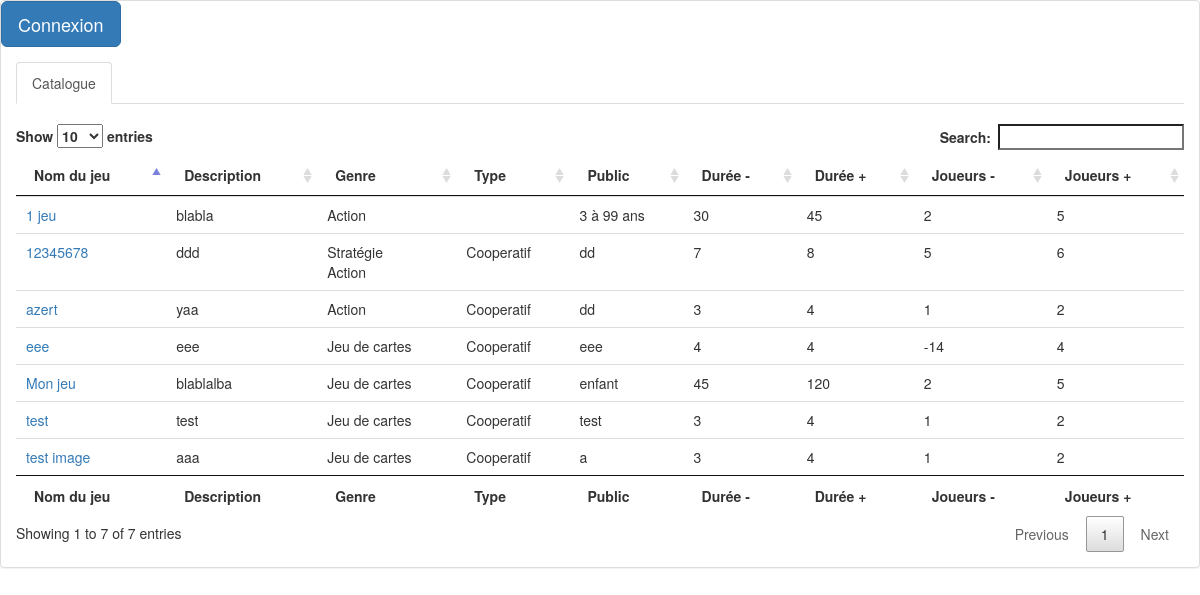
Page /catalogue/accueil on the committed database.
### catalogue/models.py (models this page shows, shortened)
class Jeux(models.Model):
    nomDuJeu = models.CharField(max_length=50,verbose_name="Nom du jeu")
    description = models.TextField(null=True,blank=True)
    dateDeCreation = models.DateTimeField(auto_now_add=True, auto_now=False,
                                verbose_name="Date de création")
    genre = models.ManyToManyField('Genre')
    typeDeJeu = models.ManyToManyField('Type',verbose_name="Type de jeu")
    public = models.CharField(max_length=50)
    nombreDeJoueurMin = models.IntegerField(verbose_name="Nombre de joueur minimum",null=True)
    nombreDeJoueurMax = models.IntegerField(verbose_name="Nombre de joueur maximum",null=True)
    dureeMin = models.IntegerField(verbose_name="Durée minimum",null=True)
    dureeMax = models.IntegerField(verbose_name="Durée maximum",null=True)
    image = models.ImageField(verbose_name="Image",upload_to="photos_jeux/")
    extension = models.BooleanField(default=False)
    proprietaire = models.ForeignKey('auth.User')
    disponible = models.BooleanField(default=True)
    pretable = models.BooleanField(default=True)
    dureeDuPret = models.IntegerField(verbose_name="Durée du prêt",null=True)

class Genre(models.Model):
    nomDuGenre = models.CharField(max_length=50)
    description = models.TextField(null=True,blank=True)
    def __str__(self):
        return self.nomDuGenre

class Type(models.Model):
    nomDuType = models.CharField(max_length=50)
    description = models.TextField(null=True,blank=True)
    def __str__(self):
        return self.nomDuType

### catalogue/views.py (the view)
def accueil(request):
    jeux = Jeux.objects.all()
    return render(request, 'catalogue/accueil.html', {'jeux': jeux})

### catalogue/templates/catalogue/accueil.html (shortened to what this page needs)
{% load static %}
<!DOCTYPE html>
<html>
    <head>
        <link href="{% static "boostrap/css/bootstrap.min.css" %}" rel="stylesheet" type="text/css" />
        <link href="{% static "dataTables/media/css/jquery.dataTables.css" %}" rel="stylesheet" type="text/css" />
    </head>
    <body>
        <div class="panel panel-default">
          {% if user.is_authenticated %}
          <a class="btn btn-lg btn-primary" href="../deconnexion" data-toggle="modal">Deconnexion</a>
          <a class="btn btn-lg btn-primary" href="profil/{{ user.id }}" data-toggle="modal">{{ user.username }}</a>
          {% else %}
          <a class="btn btn-lg btn-primary" href="../connexion" data-toggle="modal">Connexion</a>
          {% endif %}
            <div class="panel-body">
                <ul class="nav nav-tabs" role="tablist">
                  <li class="active"><a href="#home" role="tab" data-toggle="tab">Catalogue</a></li>
                </ul>
                <table class="table" id="catalogue"  width="100%" cellspacing="0">
                    <thead>
                      <tr>
                        <th>Nom du jeu</th>
                        <th>Description</th>
                        <th>Genre</th>
                        <th>Type</th>
                        <th>Public</th>
                        <th>Durée -</th>
                        <th>Durée +</th>
                        <th>Joueurs -</th>
                        <th>Joueurs +</th>
                      </tr>
                    </thead>
                    <tfoot>
                        <tr>
                          <th>Nom du jeu</th>
                          <th>Description</th>
                          <th>Genre</th>
                          <th>Type</th>
                          <th>Public</th>
                          <th>Durée -</th>
                          <th>Durée +</th>
                          <th>Joueurs -</th>
                          <th>Joueurs +</th>
                        </tr>
                    </tfoot>
                    <tbody>
                        {% for jeu in jeux %}
                            <tr>
                            	<td><a href="fiche/{{ jeu.id }}">{{ jeu.nomDuJeu }}</a></td>
                                <td>{{ jeu.description }}</td>
                                <td>{% for genre in jeu.genre.all %}{{ genre }}<br/>{% endfor %}</td>
                                <td>{% for type in jeu.typeDeJeu.all %}{{ type }}<br/>{% endfor %}</td>
                                <td>{{ jeu.public }}</td>
                                <td>{{ jeu.dureeMin }}</td>
                                <td>{{ jeu.dureeMax }}</td>
                                <td>{{ jeu.nombreDeJoueurMin }}</td>
                                <td>{{ jeu.nombreDeJoueurMax }}</td>
                            </tr>
                        {% empty %}
                            <p>Il n'y a aucun jeu dans la ludothèque.</p>
                        {% endfor %}
                    </tbody>
                </table>
            </div>
        </div>
    </body>
</html>

### rows in the picture
Jeux: nomDuJeu "1 jeu", description "blabla", public "3 à 99 ans", dureeMin "30", dureeMax "45", nombreDeJoueurMin "2", nombreDeJoueurMax "5"
Genre: nomDuGenre "Action"
Jeux: nomDuJeu "Mon jeu", description "blablalba", public "enfant", dureeMin "45", dureeMax "120", nombreDeJoueurMin "2", nombreDeJoueurMax "5"
Genre: nomDuGenre "Jeu de cartes"
Type: nomDuType "Cooperatif"
Jeux: nomDuJeu "eee", description "eee", public "eee", dureeMin "4", dureeMax "4", nombreDeJoueurMin "-14", nombreDeJoueurMax "4"
Jeux: nomDuJeu "azert", description "yaa", public "dd", dureeMin "3", dureeMax "4", nombreDeJoueurMin "1", nombreDeJoueurMax "2"
Jeux: nomDuJeu "12345678", description "ddd", public "dd", dureeMin "7", dureeMax "8", nombreDeJoueurMin "5", nombreDeJoueurMax "6"
Genre: nomDuGenre "Stratégie"
Jeux: nomDuJeu "test", description "test", public "test", dureeMin "3", dureeMax "4", nombreDeJoueurMin "1", nombreDeJoueurMax "2"
Jeux: nomDuJeu "test image", description "aaa", public "a", dureeMin "3", dureeMax "4", nombreDeJoueurMin "1", nombreDeJoueurMax "2"
